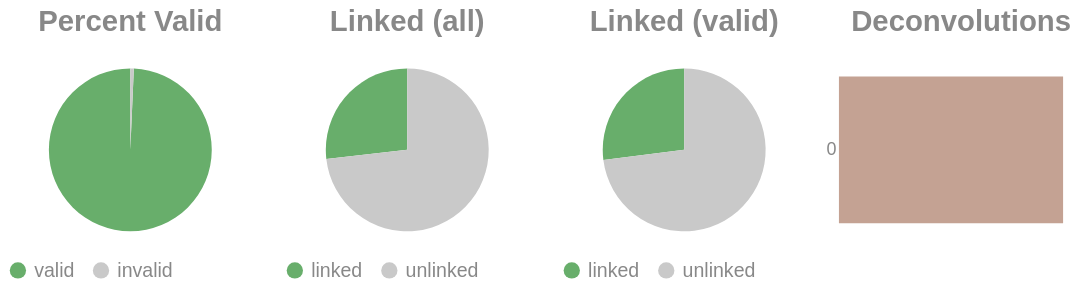

The notebook cell this image was saved under:
### Code cell
if SKIPLR:
    pass
else:
    clash = Counter()
    for i in valids['molecule'].to_list():
        _mol = i.split("-")
        if len(_mol) == 1:
            clash.update('0')
        else:
            clash.update(_mol[-1])

    _d = {"deconvolutions": [], 'count': []}
    for k,v in clash.items():
        _d['deconvolutions'].append(k)
        _d['count'].append(v)

    tot_valid = valids['reads'].sum()
    mask = valids['reads'] >= 2
    n_linked_reads = valids.filter(mask)['reads'].sum()
    if n_linked_reads == 0:
        print_html("No linked molecules (>=2 reads) were detected; skipping linked-only distributions.")
        SKIPLR = True
    else:
        perc_valid = round(tot_valid / n_reads, 4)
        linked_perc_abs = round(n_linked_reads / n_reads, 4)
        linked_perc = round(n_linked_reads / tot_valid, 4)

    _valid = pl.DataFrame({"valids": ['valid', 'invalid'], "count": [tot_valid, n_reads - tot_valid]})
    _linked_abs = pl.DataFrame({"linked (absolute)": ['linked', 'unlinked'], "count": [n_linked_reads, n_reads - n_linked_reads]})
    _linked_rel = pl.DataFrame({"linked (valids)": ['linked', 'unlinked'], "count": [n_linked_reads, tot_valid - n_linked_reads]})

    (
        alt.hconcat(
            piechart(_valid, goodval = 'valid', title = "Percent Valid"),
            piechart(_linked_abs, goodval = "linked", title =  "Linked (all)"),
            piechart(_linked_rel, goodval = "linked", title =  "Linked (valid)"),
            convolutionbar(pl.DataFrame(_d), title = "Deconvolutions"),
            center = True,
            bounds = 'flush'
        )
        .resolve_scale(color='independent')
        .resolve_legend('independent')
        .properties(usermeta={'embedOptions': {"actions": False}})
    ).display()

### Figure 1 — Vega-Lite specification as saved in the notebook (floating-point values rounded to 4 significant figures)
{"width": "container", "height": 400, "config": {"title": {"anchor": "start", "dy": -15, "fontSize": 18, "color": "#888888", "subtitleColor": "#888888", "subtitleFontSize": 14}, "arc": {"fill": "#0072B2"}, "axis": {"domainColor": "#888888", "domainWidth": 0.5, "gridWidth": 0.2, "grid": false, "titleFontWeight": 400, "titleFontSize": 15, "labelFontSize": 11, "labelColor": "#888888", "tickColor": "#888888", "tickWidth": 0.2, "titleColor": "#888888"}, "axisBand": {"grid": false}, "axisX": {"grid": true, "tickSize": 10, "domainCap": "round"}, "axisY": {"domain": false, "grid": true, "tickSize": 0, "domainCap": "round"}, "background": "transparent", "header": {"labelFontSize": 15, "labelColor": "#888888", "titleFontSize": 15, "titleFontWeight": 600, "titleColor": "#888888"}, "legend": {"labelFont": "sans-serif", "labelFontSize": 12, "labelColor": "#888888", "symbolSize": 100, "symbolType": "circle", "titleFontSize": 12, "titlePadding": 10, "titleColor": "#888888", "title": null}, "range": {"category": ["#E69F00", "#56B4E9", "#009E73", "#F0E442", "#0072B2", "#D55E00", "#CC79A7", "#000000"], "diverging": ["#cfe8f3", "#a2d4ec", "#73bfe2", "#46abdb", "#1696d2", "#12719e"]}, "area": {"fill": "#0072B2", "fillOpacity": 0.7, "line": true, "strokeOpacity": 0.7}, "line": {"color": "#0072B2", "stroke": "#0072B2", "strokeWidth": 2}, "trail": {"color": "#0072B2", "stroke": "#0072B2", "strokeWidth": 0, "size": 1}, "point": {"filled": true, "fillOpacity": 1.0, "size": 95}, "text": {"color": "#888888", "fontSize": 11, "align": "right", "fontWeight": 400, "size": 11}, "bar": {"fill": "#0072B2", "stroke": null}, "view": {"stroke": null, "continuousWidth": 660, "continuousHeight": 400}}, "hconcat": [{"data": {"name": "data-79bce09da053819629178975bcb8f41c"}, "mark": {"type": "arc"}, "encoding": {"color": {"field": "valids", "legend": {"orient": "bottom", "title": null}, "scale": {"domain": ["valid", "invalid"], "range": ["#68ae6b", "#C9C9C9"]}, "title": "Valids", "type": "nominal"}, "theta": {"field": "count", "type": "quantitative"}, "tooltip": [{"field": "valids", "title": "Valids", "type": "ordinal"}, {"field": "percent", "format": ".2%", "title": "Percent", "type": "quantitative"}, {"field": "count", "title": "Count", "type": "quantitative"}]}, "height": 100, "title": {"text": "Percent Valid", "align": "center", "anchor": "middle"}, "transform": [{"calculate": "datum.count / 8715585", "as": "percent"}], "width": 150}, {"data": {"name": "data-053d2f53ffaaa8c177a74a4632ace30a"}, "mark": {"type": "arc"}, "encoding": {"color": {"field": "linked (absolute)", "legend": {"orient": "bottom", "title": null}, "scale": {"domain": ["linked", "unlinked"], "range": ["#68ae6b", "#C9C9C9"]}, "title": "Linked (Absolute)", "type": "nominal"}, "theta": {"field": "count", "type": "quantitative"}, "tooltip": [{"field": "linked (absolute)", "title": "Linked (Absolute)", "type": "ordinal"}, {"field": "percent", "format": ".2%", "title": "Percent", "type": "quantitative"}, {"field": "count", "title": "Count", "type": "quantitative"}]}, "height": 100, "title": {"text": "Linked (all)", "align": "center", "anchor": "middle"}, "transform": [{"calculate": "datum.count / 8715585", "as": "percent"}], "width": 150}, {"data": {"name": "data-a25ceb4ac8de6e59b111ccd42bf30265"}, "mark": {"type": "arc"}, "encoding": {"color": {"field": "linked (valids)", "legend": {"orient": "bottom", "title": null}, "scale": {"domain": ["linked", "unlinked"], "range": ["#68ae6b", "#C9C9C9"]}, "title": "Linked (Valids)", "type": "nominal"}, "theta": {"field": "count", "type": "quantitative"}, "tooltip": [{"field": "linked (valids)", "title": "Linked (Valids)", "type": "ordinal"}, {"field": "percent", "format": ".2%", "title": "Percent", "type": "quantitative"}, {"field": "count", "title": "Count", "type": "quantitative"}]}, "height": 100, "title": {"text": "Linked (valid)", "align": "center", "anchor": "middle"}, "transform": [{"calculate": "datum.count / 8655575", "as": "percent"}], "width": 150}, {"data": {"name": "data-9868f806e07c70043f789cefedad973d"}, "mark": {"type": "bar"}, "encoding": {"color": {"field": "deconvolutions", "legend": null, "scale": {"scheme": "lightgreyred"}, "type": "nominal"}, "tooltip": [{"field": "deconvolutions", "title": "Deconvolutions", "type": "ordinal"}, {"field": "percent", "format": ".2%", "title": "Percent", "type": "quantitative"}, {"field": "count", "title": "Count", "type": "quantitative"}], "x": {"axis": null, "field": "count", "type": "quantitative"}, "y": {"field": "deconvolutions", "sort": "ascending", "title": null, "type": "nominal"}}, "height": 100, "title": {"text": "Deconvolutions", "align": "center", "anchor": "middle"}, "transform": [{"calculate": "datum.count / 7338901", "as": "percent"}], "width": 150}], "bounds": "flush", "center": true, "resolve": {"legend": {"angle": "independent"}, "scale": {"color": "independent"}}, "usermeta": {"embedOptions": {"actions": false}}, "$schema": "https://vega.github.io/schema/vega-lite/v6.1.0.json", "datasets": {"data-79bce09da053819629178975bcb8f41c": [{"valids": "valid", "count": 8655575}, {"valids": "invalid", "count": 60010}], "data-053d2f53ffaaa8c177a74a4632ace30a": [{"linked (absolute)": "linked", "count": 2335870}, {"linked (absolute)": "unlinked", "count": 6379715}], "data-a25ceb4ac8de6e59b111ccd42bf30265": [{"linked (valids)": "linked", "count": 2335870}, {"linked (valids)": "unlinked", "count": 6319705}], "data-9868f806e07c70043f789cefedad973d": [{"deconvolutions": "0", "count": 7338901}]}}
